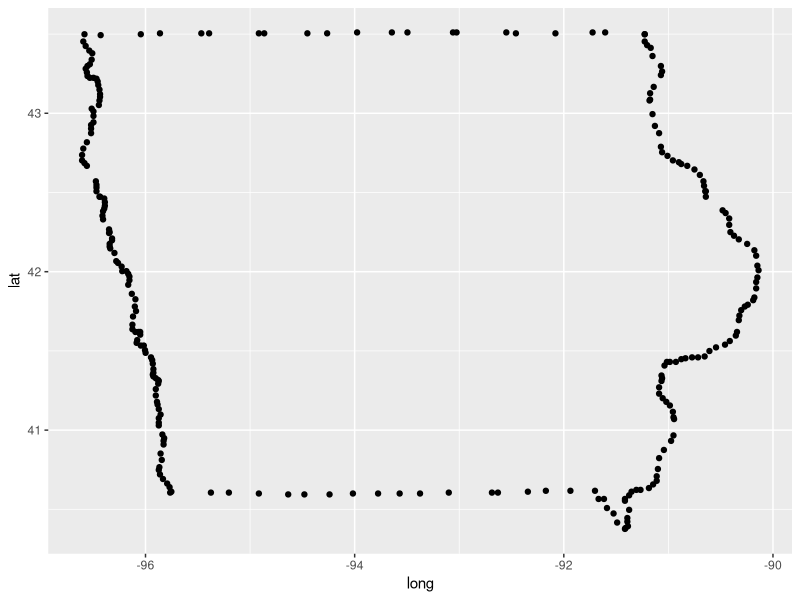
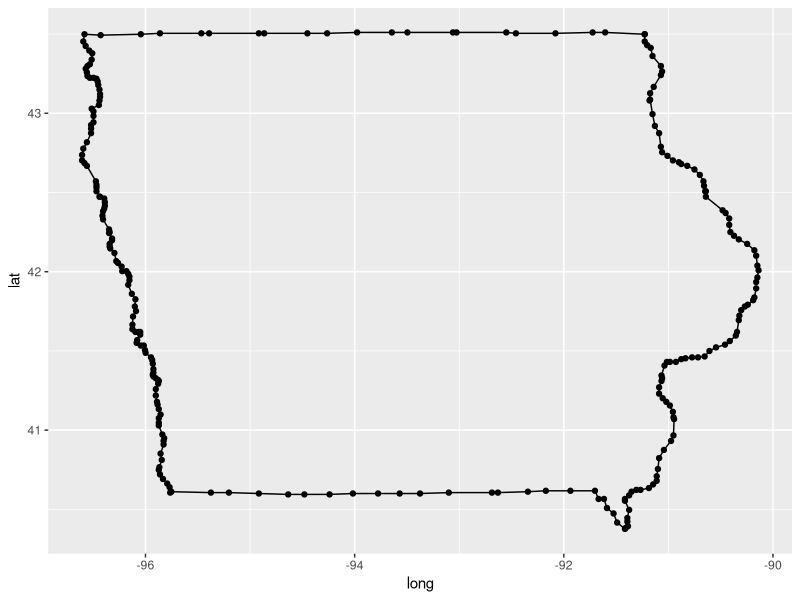
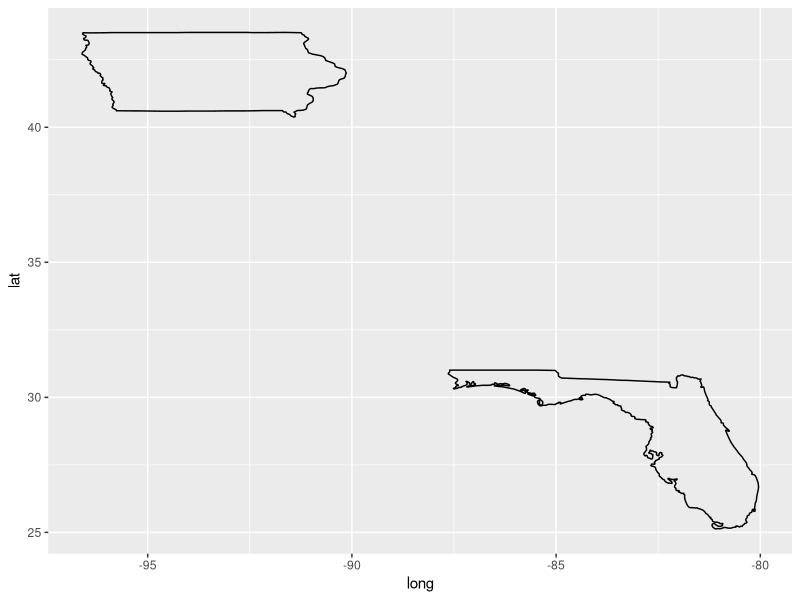
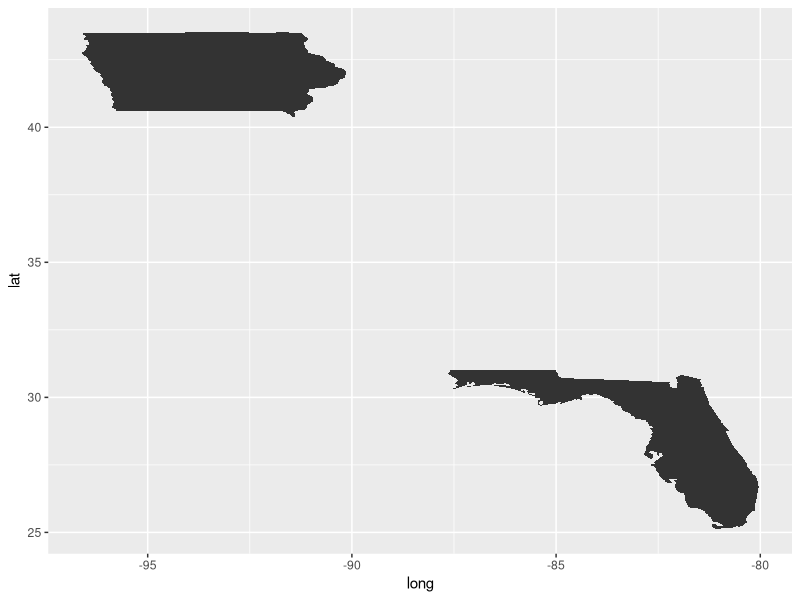
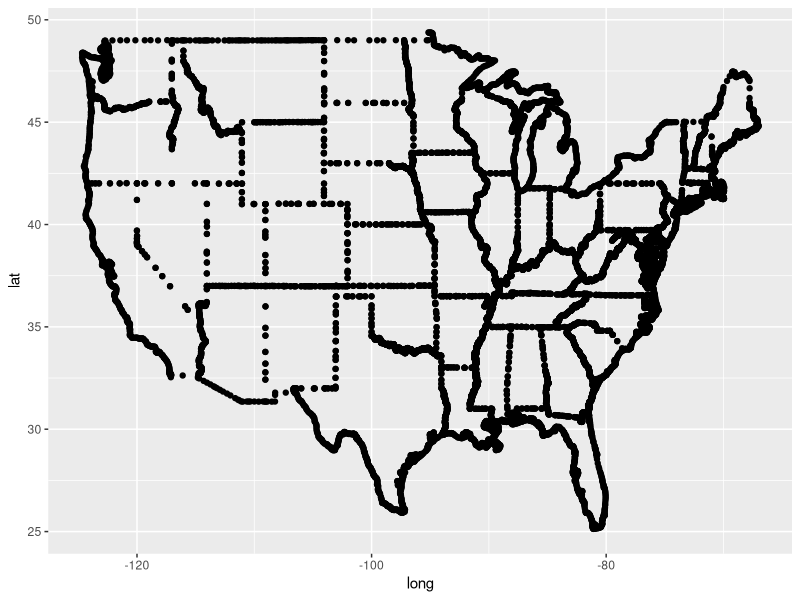
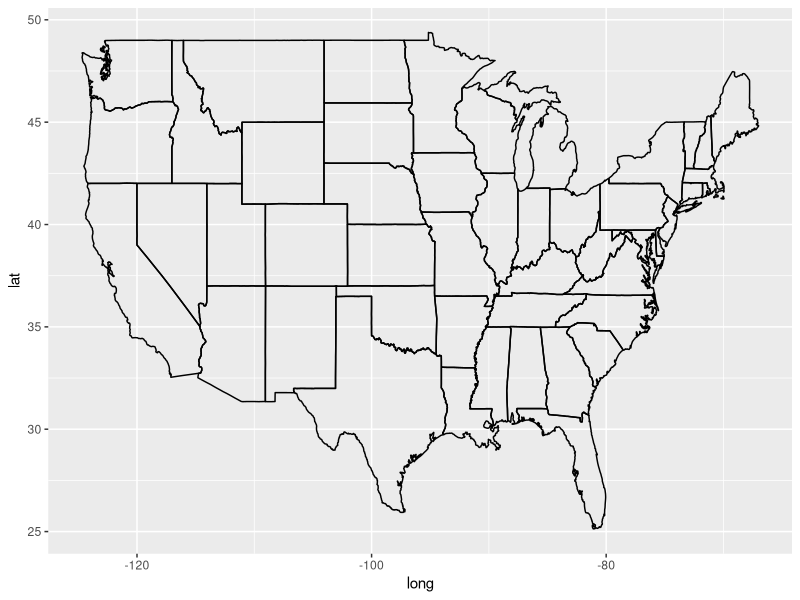
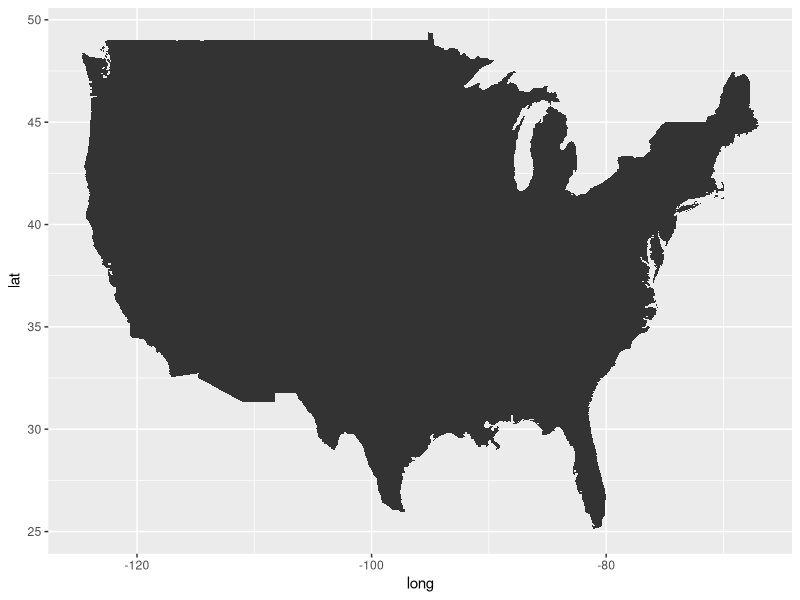
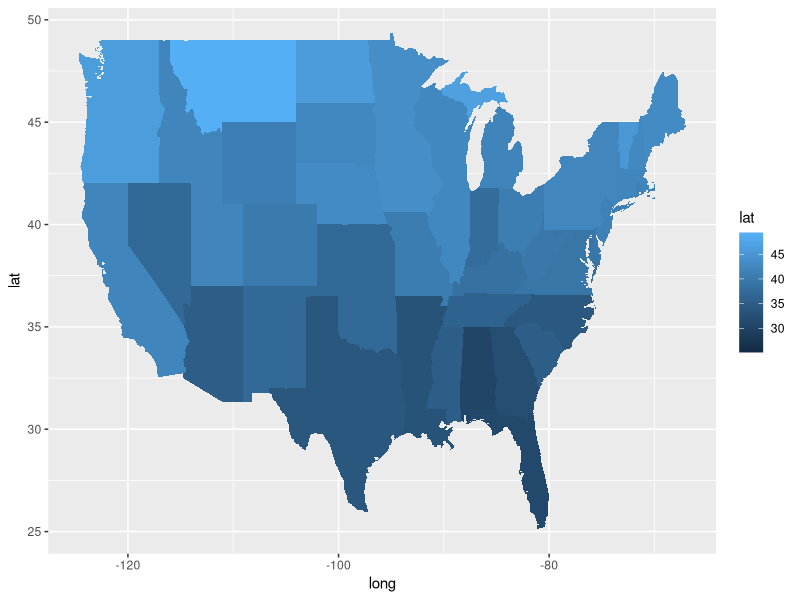

The R script that drew these images, in order: (Note: this script raises an error after producing the figures.)
## ---- chunk 1
knitr::opts_chunk$set(echo = TRUE)
library(tidyverse)
library(lubridate)
## ---- chunk 2
library(ggplot2)
iowa <- map_data("state") %>% filter(region=="iowa")
iowa %>% ggplot(aes(x = long, y = lat)) + geom_point()
## ---- chunk 3
library(ggplot2)
iowa <- map_data("state") %>% filter(region=="iowa")
iowa %>% ggplot(aes(x = long, y = lat)) + geom_point() + geom_path()
## ---- chunk 4
iowa <- map_data("state") %>% filter(region %in% c("iowa", "florida"))
iowa %>% ggplot(aes(x = long, y = lat)) + geom_path(aes(group=region))
## ---- chunk 5
iowa <- map_data("state") %>% filter(region %in% c("iowa", "florida"))
iowa %>% ggplot(aes(x = long, y = lat)) + geom_polygon(aes(group=region))
## ---- chunk 6
states <- map_data("state")
head(states)
## ---- chunk 7
states %>% ggplot(aes(x = long, y = lat)) + geom_point()
## ---- chunk 8
states %>% ggplot(aes(x = long, y = lat)) + 
  geom_path(aes(group = group))
## ---- chunk 9
states %>% ggplot(aes(x = long, y = lat)) + 
  geom_polygon(aes(group = group))
## ---- chunk 10
states %>% ggplot(aes(x = long, y = lat)) + 
  geom_polygon(aes(group = group, fill=lat))
## ---- chunk 11
data(fbi, package="classdata")
fbi14 <- fbi %>% filter(year == 2014)
head(fbi14)
## ---- chunk 12
head(states)
## ---- chunk 13
fbi14$region <- tolower(fbi14$state)

nomatch1 <- fbi14 %>% anti_join(states, by="region")
# States for which we do not have map data
unique(nomatch1$state)


nomatch2 <- states %>% anti_join(fbi14, by="region")
# States for which we do not have crime data
unique(nomatch2$state)
## ---- chunk 14
fbi.map <- fbi14 %>% left_join(states, by="region")
fbi.map %>% filter(type=="burglary") %>% 
  ggplot(aes(x = long, y = lat, fill=count/population*100000)) +
  geom_polygon(aes(group=group))
